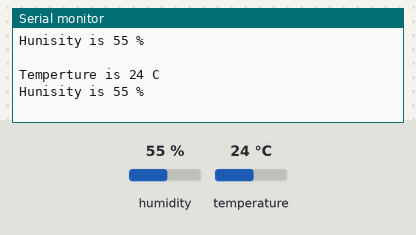
Recording of a sketch running on a simulated Arduino Uno, built with avr-gcc and run on an emulated ATmega328P. On the bench: the last lines printed to the serial monitor. The inputs (shaded band) are chosen by the test bench; at power-on: humidity 55 %, temperature 24 °C.

Above: at 2.8 s.
2.9 s: humidity set to 22 %
At 4.9 s:
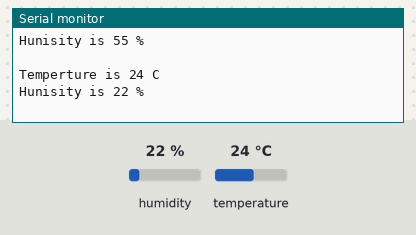
5.6 s: temperature set to 12 °C
At 7.3 s:
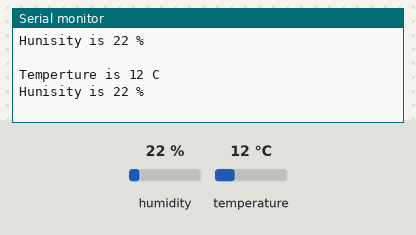
8.3 s: humidity set to 40 %
At 10.9 s:
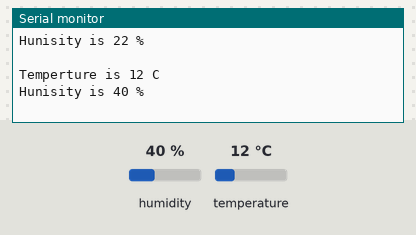
Timing chart, 0 to 12.4 s (numbered marks = the images above; inputs shaded):
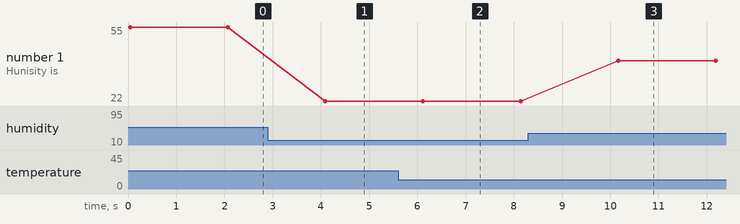

The sketch:

ex_9_2.ino
```cpp
/*
예제 9.2
온습도 센서를 이용한 온습도 측정
*/

//DHT 라이브러리를 추가한다.
#include "DHT.h"

#define DHTPIN 2 // DHT11이 연결된 핀을 설정한다.
#define DHTTYPE DHT11 // 연결된 센서의 종류를 설정한다. DHT 11

// DHT이란 이름으로 센서 이름을 설정한다.
DHT dht(DHTPIN, DHTTYPE);

void setup() {
  // 시리얼 통신을 설정하고 초기 메세지를 출력한다.
  Serial.begin(9600);
  Serial.println("EX 9.2 DHT11 Test");
  Serial.println("");
  dht.begin(); // DHT11 센서를 시작한다.
}

void loop() {
  unsigned char t = dht.readTemperature(); //온도를 읽는다.
  unsigned char h = dht.readHumidity(); //습도를 읽는다.

  //온도 출력
  Serial.print("Temperture is ");
  Serial.print(t);
  Serial.println(" C");

  //습도 출력
  Serial.print("Hunisity is ");
  Serial.print(h);
  Serial.println(" %");
  Serial.println(" ");

  //온 습도를 다시 측정하기 위해 2초 쉰다.
  delay(2000);

}
```

Measured:
- after the input at 2.9 s, the serial monitor: prints a new line after 1.2 s (image 1)
- after the input at 5.6 s, the serial monitor: prints a new line after 0.50 s (image 2)
- after the input at 8.3 s, the serial monitor: prints a new line after 1.9 s (image 3)
- plotted number 1: 55 → 22 after the input at 2.9 s, 22 → 40 after the input at 8.3 s
